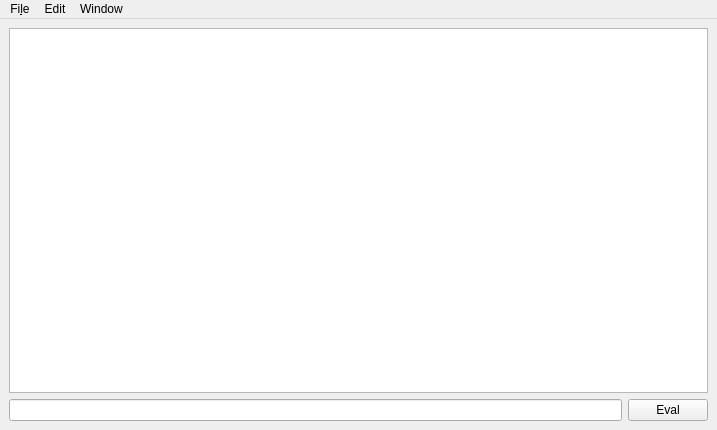
<?xml version="1.0" encoding="UTF-8"?>
<ui version="4.0">
 <class>QxrdScriptingWindow</class>
 <widget class="QMainWindow" name="QxrdScriptingWindow">
  <property name="geometry">
   <rect>
    <x>0</x>
    <y>0</y>
    <width>717</width>
    <height>430</height>
   </rect>
  </property>
  <property name="windowTitle">
   <string>MainWindow</string>
  </property>
  <widget class="QWidget" name="centralwidget">
   <layout class="QGridLayout" name="gridLayout">
    <item row="0" column="0" colspan="2">
     <widget class="QcepTextBrowser" name="m_Output"/>
    </item>
    <item row="1" column="0">
     <widget class="QLineEdit" name="m_InputText"/>
    </item>
    <item row="1" column="1">
     <widget class="QPushButton" name="m_EvalButton">
      <property name="text">
       <string>Eval</string>
      </property>
     </widget>
    </item>
   </layout>
  </widget>
  <widget class="QMenuBar" name="menubar">
   <property name="geometry">
    <rect>
     <x>0</x>
     <y>0</y>
     <width>717</width>
     <height>26</height>
    </rect>
   </property>
   <widget class="QMenu" name="m_FileMenu">
    <property name="title">
     <string>Fi&amp;le</string>
    </property>
   </widget>
   <widget class="QMenu" name="m_EditMenu">
    <property name="title">
     <string>Edit</string>
    </property>
   </widget>
   <widget class="QMenu" name="m_WindowMenu">
    <property name="title">
     <string>Window</string>
    </property>
    <addaction name="actionWindow"/>
   </widget>
   <addaction name="m_FileMenu"/>
   <addaction name="m_EditMenu"/>
   <addaction name="m_WindowMenu"/>
  </widget>
  <action name="actionWindow">
   <property name="text">
    <string>Window</string>
   </property>
  </action>
 </widget>
 <customwidgets>
  <customwidget>
   <class>QcepTextBrowser</class>
   <extends>QTextBrowser</extends>
   <header>qceptextbrowser.h</header>
  </customwidget>
 </customwidgets>
 <resources/>
 <connections/>
</ui>
